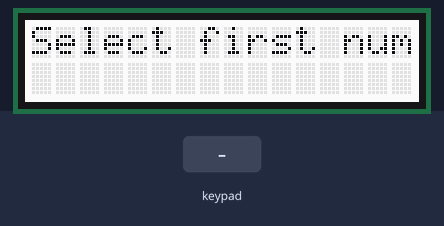
Simulated run of this sketch. Board: Arduino Uno, built with avr-gcc and run on an emulated ATmega328P. Parts: 16×2 character LCD. The inputs (shaded band) are chosen by the test bench. What the sketch prints to the serial monitor is not drawn.

Above: at 1.2 s.
1.3 s: key 'L' pressed
At 2.4 s:
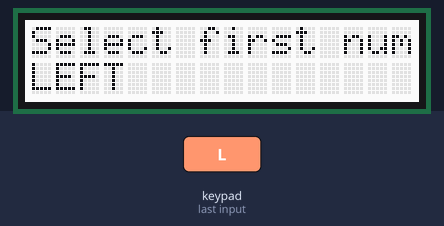
2.8 s: key 'U' pressed
At 3.6 s:
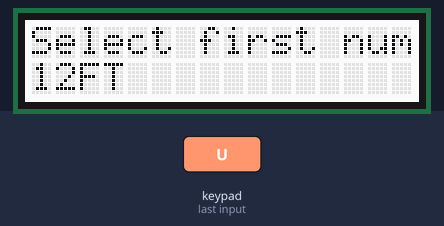
4.5 s: key 'D' pressed
At 5.4 s:
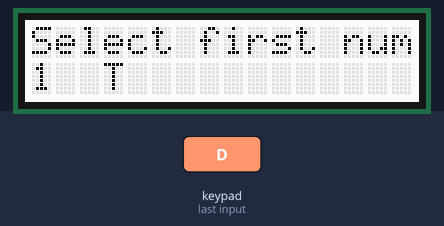
6.2 s: key 'R' pressed
At 7.2 s:
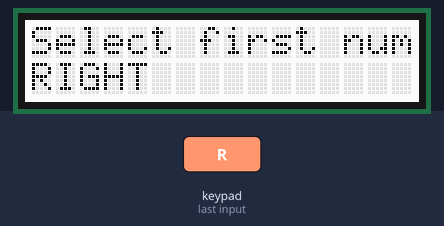
7.7 s: key 'S' pressed
At 7.83 s:
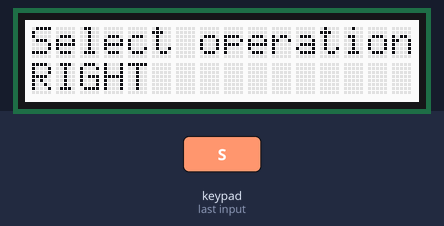
9.4 s: key 'S' pressed
At 9.53 s:
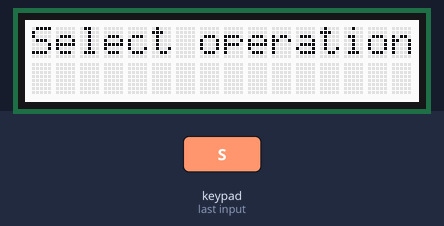
Timing chart, 0 to 12.1 s (numbered marks = the images above; inputs shaded):
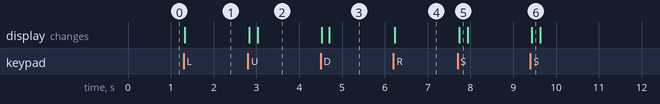

Measured:
- after the input at 1.3 s, the display: changes at once (image 1)
- after the input at 2.8 s, the display: first changes at once (image 2 shows a later state)
- after the input at 4.5 s, the display: first changes at once (image 3 shows a later state)
- after the input at 6.2 s, the display: changes at once (image 4)
- after the input at 7.7 s, the display: changes at once (image 5)
- after the input at 9.4 s, the display: changes at once (image 6)

The sketch:

Lcd_calculator.ino
```cpp
/*********************

Example code for the Adafruit RGB Character LCD Shield and Library

This code displays text on the shield, and also reads the buttons on the keypad.
When a button is pressed, the backlight changes color.

**********************/

// include the library code:
#include <Wire.h>
#include <Adafruit_MCP23017.h>
#include <Adafruit_RGBLCDShield.h>

// The shield uses the I2C SCL and SDA pins. On classic Arduinos
// this is Analog 4 and 5 so you can't use those for analogRead() anymore
// However, you can connect other I2C sensors to the I2C bus and share
// the I2C bus.
Adafruit_RGBLCDShield lcd = Adafruit_RGBLCDShield();

// These #defines make it easy to set the backlight color
#define RED 0x1
#define YELLOW 0x3
#define GREEN 0x2
#define TEAL 0x6
#define BLUE 0x4
#define VIOLET 0x5
#define WHITE 0x7

boolean selectPressed = false;
  int equationState = 0;
  int arg1 = 0;
  int arg2 = 0;
  int oper = 0; //0=+, 1=-, 2=*, 3=/, 4=%, 5=^

void setup() {


  // Debugging output
  Serial.begin(9600);
  // set up the LCD's number of columns and rows:
  lcd.begin(16, 2);

  // Print a message to the LCD. We track how long it takes since
  // this library has been optimized a bit and we're proud of it :)
  int time = millis();
  lcd.print("e = m * c^2!");
  time = millis() - time;
  Serial.print("Took "); Serial.print(time); Serial.println(" ms");
  lcd.setBacklight(WHITE);
}

uint8_t i=0;
void loop() {
  // set the cursor to column 0, line 1
  // (note: line 1 is the second row, since counting begins with 0):
  //lcd.setCursor(0, 1);
  // print the number of seconds since reset:
  //lcd.print(millis()/1000);

  uint8_t buttons = lcd.readButtons();
  if (equationState == 0) {
    lcd.setCursor(0,0);
    lcd.print("Select first num");
    lcd.setBacklight(WHITE);
    lcd.setCursor(0,1);

  } else if (equationState == 1) {
    lcd.setCursor(0,0);
    lcd.print("Select operation");
    lcd.setBacklight(WHITE);
    lcd.setCursor(4,1);

  } else if(equationState == 2) {
    lcd.setCursor(0,0);
    lcd.print("Select second num");
    lcd.setBacklight(WHITE);
    lcd.setCursor(7,1);

  } else if (equationState == 3) {
    // compute and print the answer
    lcd.setCursor(0,0);
    lcd.print("Answer          ");
    lcd.setBacklight(WHITE);
    lcd.setCursor(10,1);
    lcd.print("=");
    lcd.setCursor(12,1);
    int answer = getAnswer();
    lcd.print(answer);
  }

  if (buttons) {
    //lcd.clear();

    if (buttons & BUTTON_UP) {

      if (equationState==0) {
        // then dealing with arg1
        arg1++;

        lcd.print(arg1);
        lcd.setBacklight(WHITE);
      } else if (equationState == 1) {
       // dealing with operation
        oper = (oper + 1) % 6;
        printOper();
      } else if (equationState == 2) {
        // delaing with arg2
        arg2++;
        lcd.print(arg2);
        lcd.setBacklight(WHITE);
      }
    }
    if (buttons & BUTTON_DOWN) {

      if (equationState==0) {
        // then dealing with arg1
        arg1--;
        lcd.print(arg1);
        lcd.print(" ");
        lcd.setBacklight(WHITE);
      } else if (equationState == 1) {
        oper = (oper-1) % 6;
        printOper();
      } else if (equationState == 2) {
        // delaing with arg2
        arg2--;
        lcd.print(arg2);
        lcd.print(" ");
        lcd.setBacklight(WHITE);
      }
    }
    if (buttons & BUTTON_LEFT) {
      lcd.print("LEFT ");
      lcd.setBacklight(WHITE);
    }
    if (buttons & BUTTON_RIGHT) {
      lcd.print("RIGHT ");
      lcd.setBacklight(WHITE);
    }
    if (buttons & BUTTON_SELECT) {
      // go to next equation state
      equationState = (equationState+1) % 4;
      if (equationState==0) {
        lcd.clear();
      }
    }
  }
}

  int getAnswer() {
    int ans = 0;
    switch (oper) {
      case 0: //+
        ans = arg1 + arg2;
        break;
      case 1://-
        ans = arg1 - arg2;
        break;
      case 2://*
        ans = arg1 * arg2;
        break;
      case 3:// /
        if (arg2 != 0) {
          ans = arg1 / arg2;
        } else
          ans = 99999;
        break;
      case 4: // %
        ans = arg1 % arg2;
        break;
      case 5: // ^
        ans = arg1 ^ arg2;
        break;

    }
    return ans;
  }

  void printOper() {
    switch (oper) {
      case 0:
        lcd.print("+");
        break;
      case 1:
        lcd.print("-");
        break;
      case 2:
        lcd.print("*");
        break;
      case 3:
        lcd.print("/");
        break;
      case 4:
        lcd.print("%");
        break;
      case 5:
        lcd.print("^");
        break;
    }
    lcd.setBacklight(WHITE);
  }
```
